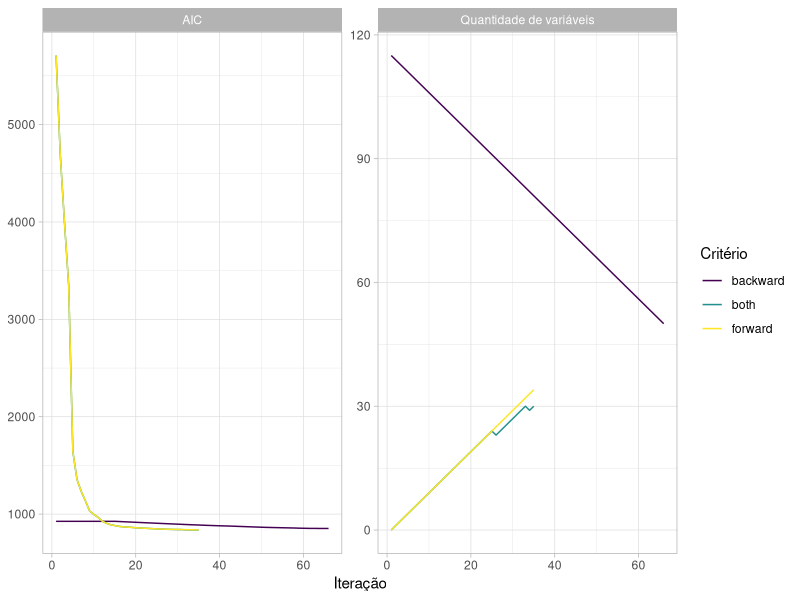
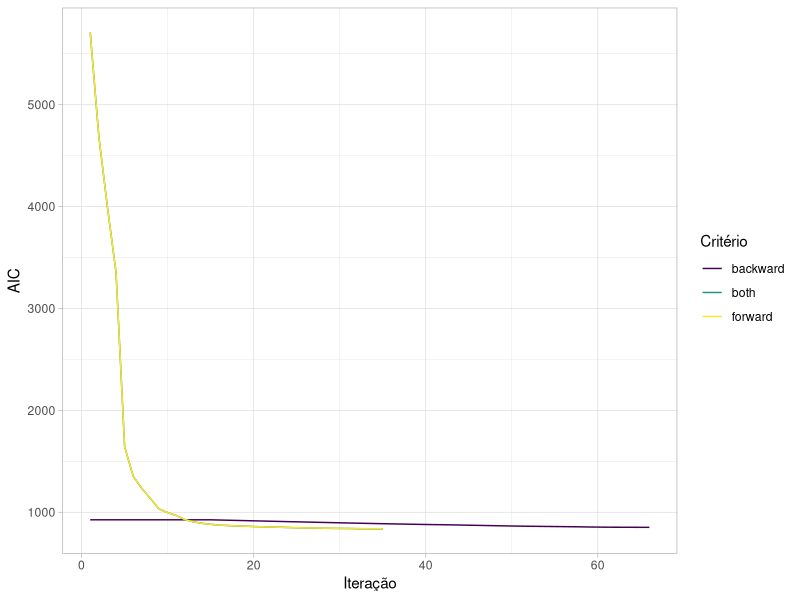
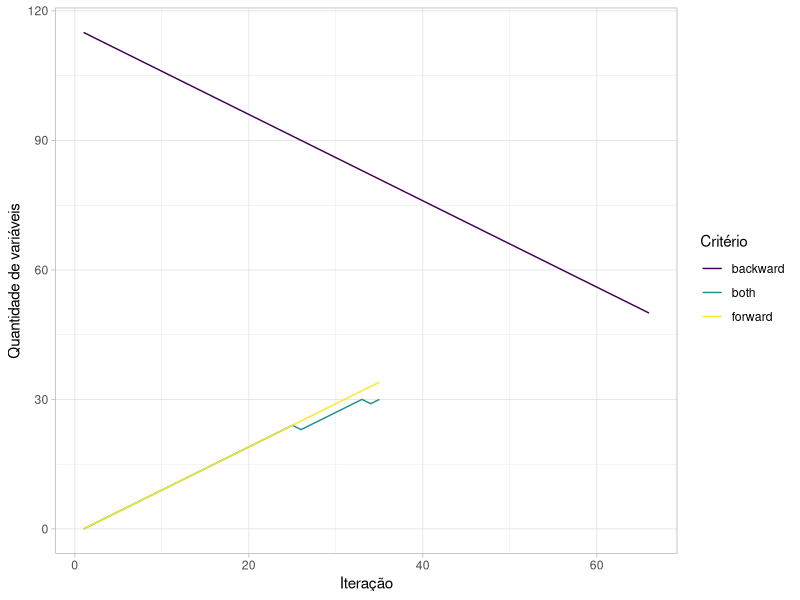
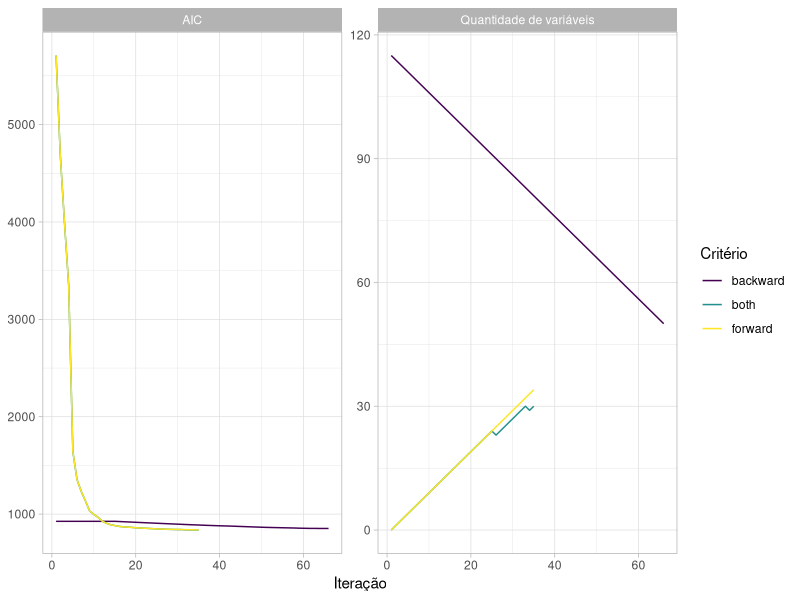
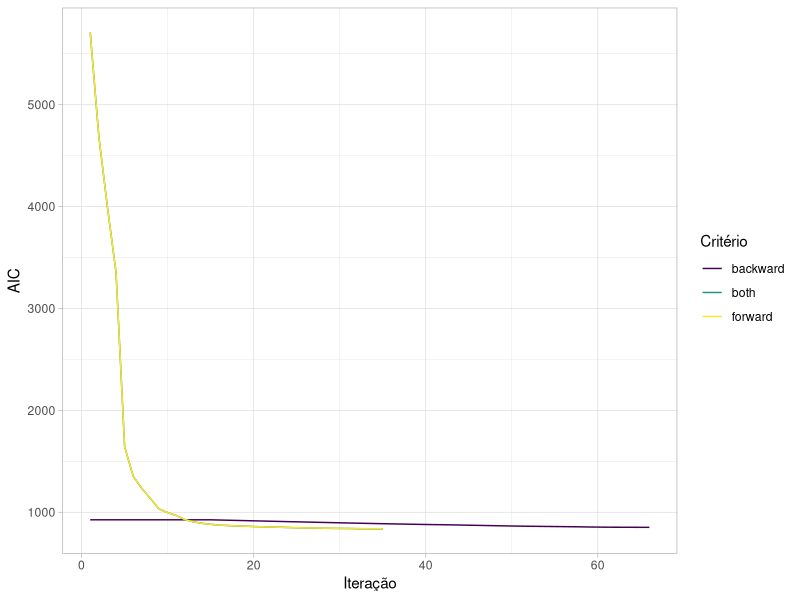
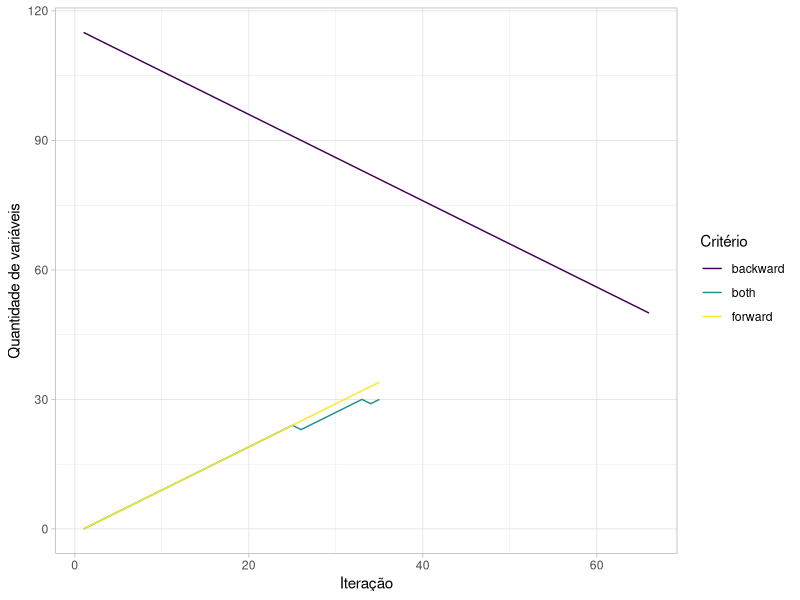

Write R code to recreate these figures, in order.
library(tidyverse)
library(glue)
theme_set(theme_light())


aic_modelo_rl_forward <- read_delim('new_modelagem/reducao_dos_aics/modelo_rl_forward.csv', delim = ';') %>% 
    mutate(criterio = 'forward',
           step = row_number())

aic_modelo_rl_backward <- read_delim('new_modelagem/reducao_dos_aics/modelo_rl_backward.csv', delim = ';') %>% 
    mutate(criterio = 'backward',
           step = row_number())

aic_modelo_rl_both <- read_delim('new_modelagem/reducao_dos_aics/modelo_rl_both.csv', delim = ';') %>% 
    mutate(criterio = 'both',
           step = row_number())

aic_modelos_rl <- aic_modelo_rl_forward %>% 
    rbind(aic_modelo_rl_backward) %>% 
    rbind(aic_modelo_rl_both) %>% 
    mutate(qtd_variaveis = ifelse(formula_modelo == 'flg_churn ~ 1',
                                  0,
                                  str_count(formula_modelo, '[+]') + 1))

to_plot_aic_modelos_rl <- aic_modelos_rl %>% 
    pivot_longer(c(aic, qtd_variaveis), names_to = 'var', values_to = 'value') %>% 
    mutate(var = case_when(var == 'aic' ~ 'AIC',
                           var == 'qtd_variaveis' ~ 'Quantidade de variáveis',
                           T ~ 'Outro'))

ggplot(to_plot_aic_modelos_rl, aes(step, value, color = criterio)) +
    geom_line() +
    # geom_point() +
    facet_wrap(~ var, ncol = 2, scales = 'free_y') +
    scale_color_viridis_d() +
    labs(x = 'Iteração', y = NULL, color = 'Critério')


ggsave("new_modelagem/reducao_dos_aics/reducao_dos_aics.png", width = 9, height = 5)


ggplot(to_plot_aic_modelos_rl %>% 
           filter(var == 'AIC'), aes(step, value, color = criterio)) +
    geom_line() +
    scale_color_viridis_d() +
    labs(x = 'Iteração', y = 'AIC', color = 'Critério')

ggsave("new_modelagem/reducao_dos_aics/apenas_reducao_dos_aics.png", width = 9, height = 5)


ggplot(to_plot_aic_modelos_rl %>% 
           filter(var == 'Quantidade de variáveis'), aes(step, value, color = criterio)) +
    geom_line() +
    scale_color_viridis_d() +
    labs(x = 'Iteração', y = 'Quantidade de variáveis', color = 'Critério')

ggsave("new_modelagem/reducao_dos_aics/apenas_qtd_variaveis.png", width = 9, height = 5)


resumo_modelos_rl <- aic_modelos_rl %>% 
    group_by(criterio) %>% 
    summarise(across(everything(), list(first = first, last = last), .names = '{.fn}_{.col}')) %>% 
    pivot_longer(matches('first_|last_'),
                 names_to = c('set', '.value'),
                 names_pattern = '(first|last)_(.+)') %>% 
    arrange(criterio, set) %>% 
    select(criterio, set, step, aic, qtd_variaveis) %>% 
    mutate(set = ifelse(set == 'first', 'primeira', 'última')) %>% 
    rename(iteracao = step)

write_delim(resumo_modelos_rl, 'new_modelagem/reducao_dos_aics/resumo_modelos_rl.csv', delim = ';')    



resumo_modelos_rl <- aic_modelos_rl %>% 
    group_by(criterio) %>% 
    summarise(across(everything(), list(first = first, last = last), .names = '{.fn}_{.col}')) %>% 
    pivot_longer(matches('first_|last_'),
                 names_to = c('set', '.value'),
                 names_pattern = '(first|last)_(.+)') %>% 
    arrange(criterio, set) %>% 
    select(criterio, set, step, aic, qtd_variaveis, formula_modelo) %>% 
    mutate(set = ifelse(set == 'first', 'primeira', 'última')) %>% 
    rename(iteracao = step)
